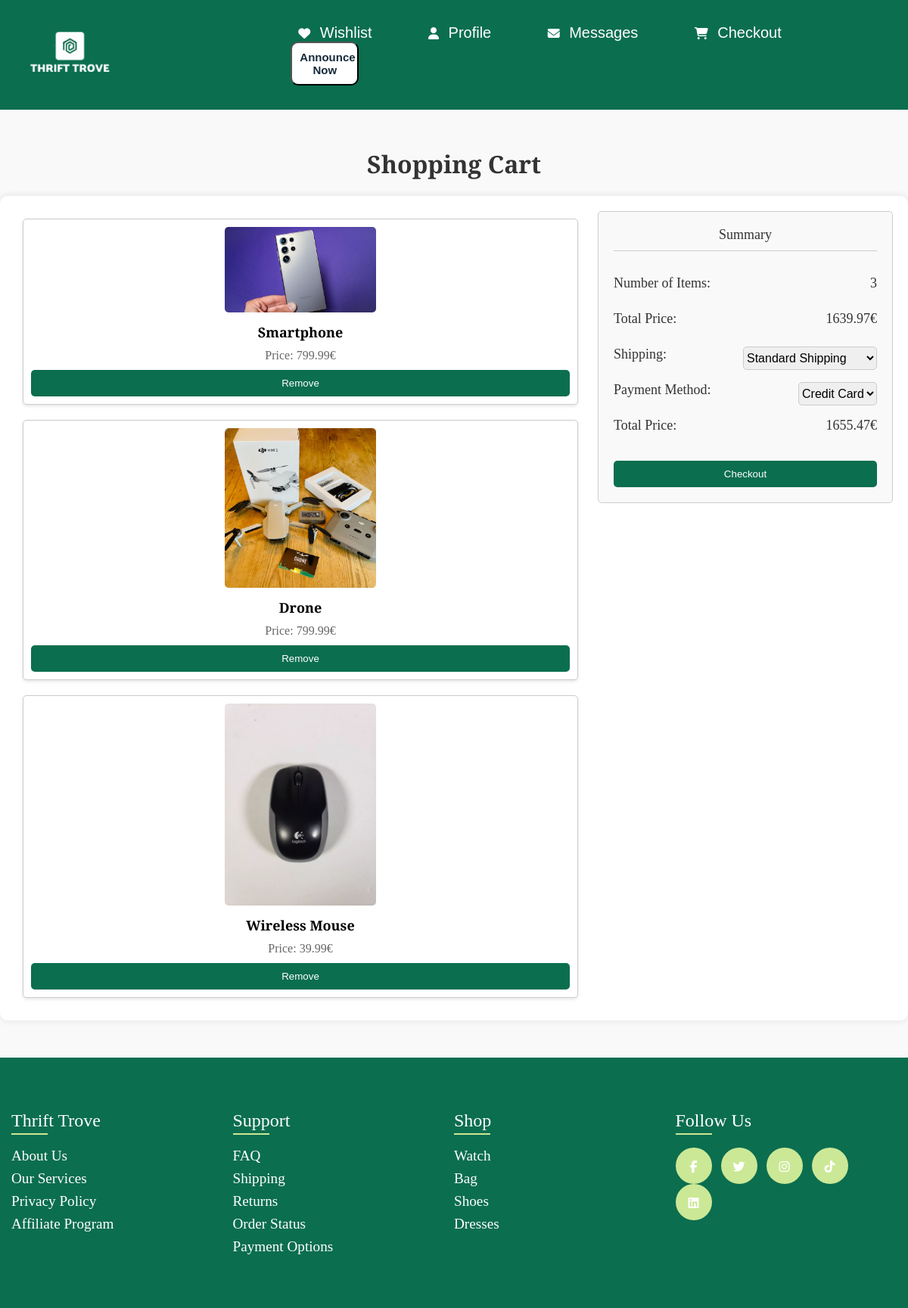
The app's page /pages/shopping.php (signed in) with its own data.
### tables this page shows
CREATE TABLE Items (
    Id INTEGER PRIMARY KEY AUTOINCREMENT,
    Name VARCHAR(100) NOT NULL,
    Description TEXT NOT NULL,
    Brand VARCHAR(50) NOT NULL ,
    Model VARCHAR(50),
    CategoryId INTEGER NOT NULL,
    Size VARCHAR(20) ,
    Price DECIMAL(10, 2) NOT NULL,
    ConditionId VARCHAR(20) NOT NULL,
    Available BOOLEAN NOT NULL,
    AvailableForDelivery BOOLEAN NOT NULL , 
    SubCategory VARCHAR(50),
    NumberOfImages INTEGER,
    Highlighted INTEGER DEFAULT 0 NOT NULL CHECK (Highlighted <= 1),

    UserId INTEGER NOT NULL,
    FOREIGN KEY (UserId) REFERENCES Users(Id) ON DELETE CASCADE
);

### db_handler/DB.php (called while the page is built, shortened)
<?php
require_once 'Item.php';
class Database
{
    private $conn;
    public function __construct($databasePath)
    {
        try {
            $this->conn = new PDO("sqlite:$databasePath");
            $this->conn->setAttribute(PDO::ATTR_ERRMODE, PDO::ERRMODE_EXCEPTION);
        } catch (PDOException $e) {
            echo "Connection failed: " . $e->getMessage();
        }
    }
    public function getItemById($id): Item
    {
        $stmt = $this->conn->prepare("SELECT * FROM items WHERE id = :id");
        $stmt->bindParam(':id', $id);
        $stmt->execute();
        $row = $stmt->fetch();
        return new Item(
            $row['Id'],
            $row['Name'],
            $row['Description'],
            $row['Brand'],
            $row['Model'],
            $row['CategoryId'],
            $row['Size'],
            $row['Price'],
            $row['ConditionId'],
            $row['Available'],
            $row['AvailableForDelivery'],
            $row['SubCategory'],
            $row['NumberOfImages'],
            $row['Highlighted'],
            $row['UserId']
        );
    }
    }
?>

### db_handler/itemmove.php (called while the page is built, shortened)
<?php
function get_cart_items_ids($dbh, $userId)
{
        $stmt = $dbh->prepare("SELECT ItemId FROM ShoppingCart WHERE userId = :userId");
        $stmt->bindParam(":userId", $userId);
        $stmt->execute();
        $cartItems = array();
        while ($row = $stmt->fetch(PDO::FETCH_ASSOC)) {
                $cartItems[] = $row['ItemId'];
        }
        return $cartItems;
}
?>

### db_handler/Item.php (called while the page is built, shortened)
<?php
class Item {
    public $id;
    public $name;
    public $price;
    public function __construct($id, $name, $description, $brand , $model , $category, $size , $price, $condition, $available, $available_for_delivery, $subCategory ,$NumberOfImages,$highlighted, $userId) {
        $this->id = $id;
        $this->name = $name;
        $this->price = $price;
    }
    public function getId() : int {
        return $this->id;
    }
    public function getName() : string {
        return $this->name;
    }
    public function getPrice() {
        return $this->price;
    }
}
?>

### pages/shopping.php (the view, shortened to what this page needs)
<!DOCTYPE html>
<html lang="en">
    <head>
        <link rel="stylesheet" href="../css/shopping.css">
    </head>
    <body>
        <?php
        include 'templates/header.php';
        ?>
        <h1>Shopping Cart</h1>
        <section id="banner-conatainer">
        <?php
        require_once (__DIR__ . '/../db_handler/DB.php');
        require_once (__DIR__ . '/../db_handler/itemmove.php');
        $dB = new DB();
        $db = new Database("../database/database.db");
        $user = $_SESSION['userId'];
        $dbh = $dB->get_database_connection();
        $ShoppingItemsIds = get_cart_items_ids($dbh, $user);
        $ShoppingCartItemsDetails = array();
        foreach ($ShoppingItemsIds as $itemId) {
            $itemDetails = $db->getItemById($itemId);
            if ($itemDetails) {
                $ShoppingCartItemsDetails[] = $itemDetails;
            }
        }
        ?>
        <section class="cart_body">
            <div class="ShoppingCart-items">
                <?php foreach ($ShoppingCartItemsDetails as $item): ?>
                <div class="item">
                    <?php
            $name = $item->getName();
            $price = $item->getPrice();
            $itemImagePath = "../assets/items/{$item->getId()}-1.png";
            $errorImagePath = "../assets/items/error.png";
            if (file_exists($itemImagePath)) {
                $imageSrc = $itemImagePath;
            } else {
                $imageSrc = $errorImagePath;
            }
            ?>
                    <a href="itempage.php?item=<?= $item->getId() ?>">
                        <img src="<?= $imageSrc ?>" alt="<?= $name ?>">
                    </a>
                    <h3><?= $name ?></h3>
                    <p>Price: <?= $price ?>€</p>
                    <button class="Remove_cart" data-item-id="<?= $item->getId() ?>">Remove
                    </button>
                </div>
                <?php endforeach; ?>
            </div>
            <section class="checkout zone">
                <div class="summary">
                    <span>Summary</span>
                    <div class="line"></div>
                    <div class="item-count">
                        <span>Number of Items:</span>
                        <span class="item-count-value">0</span>
                    </div>
                    <div class="total-price">
                        <span>Total Price:</span>
                        <span class="total-item-price-value">0.00€</span>
                    </div>
                </div>
                <div class="shipping">
                    <span>Shipping:</span>
                    <select class="text-dropdown">
                        <option value="standard">Standard Shipping</option>
                    </select>
                </div>
                <div class="payment-method">
                    <span>Payment Method:</span>
                    <select class="text-dropdown">
                        <option value="credit-card">Credit Card</option>
                    </select>
                </div>
                <div class="total-price">
                    <span>Total Price:</span>
                    <span class="total-price-value">0.00€</span>
                </div>
                <button class="checkout-button">Checkout</button>
            </section>
        </section>
    </section>
        <?php
        include 'templates/footer.php';
        ?>
    </body>
</html>

### css/shopping.css (style rules this page uses)
body { font-family: 'Open Sans', sans-serif; background-color: #f9f9f9; margin: 0; padding: 0; }
h1 { text-align: center; margin-top: 50px; color: #333; }
#banner-conatainer { text-align: center; }
.cart_body { display: flex; justify-content: space-between; align-items: flex-start; margin: 20px auto; max-width: 1200px; padding: 20px; background-color: #fff; box-shadow: 0 0 10px rgba(0, 0, 0, 0.1); border-radius: 10px; }
.ShoppingCart-items { display: flex; flex-direction: column; justify-content: space-between; width: 65%; }
.item { flex: 0 0 30%; margin: 10px; padding: 10px; background-color: #fff; border: 1px solid #ccc; border-radius: 5px; box-shadow: 0 2px 4px rgba(0, 0, 0, 0.1); box-sizing: border-box; }
.item a { display: block; text-align: center; }
.item img { width: 100%; max-width: 200px; height: auto; border-radius: 5px; }
.item h3 { margin: 10px 0; font-size: 18px; }
.item p { margin: 5px 0; font-size: 16px; color: #666; }
.Remove_cart,.checkout-button { display: block; width: 100%; padding: 10px; margin-top: 10px; background-color: #0B6E4F; color: #fff; border: none; border-radius: 5px; cursor: pointer; transition: background-color 0.3s ease; }
.checkout { flex: 0 0 30%; padding: 20px; background-color: #f9f9f9; border: 1px solid #ccc; border-radius: 5px; }
.checkout span { display: block; font-size: 18px; margin-bottom: 10px; color: #333; }
.item-count,.total-price,.shipping,.payment-method { display: flex; flex-direction: row; justify-content: space-between; padding-bottom: 1em; }
.line { border-bottom: 1px solid #ccc; margin: 10px 0; margin-bottom: 2em; }
.text-dropdown { border: 1px solid #ccc; border-radius: 5px; font-size: 16px; cursor: pointer; }

### css/header.css (style rules this page uses)
body { text-decoration: none; margin: 0; padding: 0; box-sizing: border-box; font-family: "Crimson Pro", serif; min-height: 100vh; }

### records on screen
items: shows a picture, Name "Smartphone", Price "799.99"
items: shows a picture, Name "Drone", Price "799.99"
items: shows a picture, Name "Wireless Mouse", Price "39.99"
